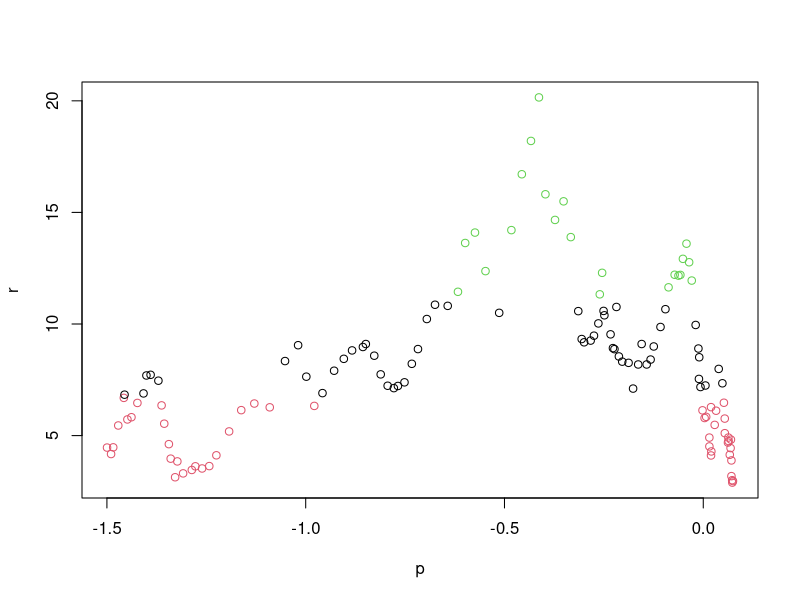

Source code (R):
# Set Directory
setwd("D:/TB_33_34_48")
getwd()

# Include the dplyr library
install.packages("dplyr")
library(dplyr)

# Get data from csv, and show first 10 rows of data
data <- read.csv("Money.csv", sep = ',')
sample_n(data[2:4], 10)

# Run K-Means algoritma in the dataset
cl<-kmeans(data[2:4], 3)
cl

# To access the values in the kmeans model
cl$size

# Create the plot
plot(data[3:4], col = cl$cluster)

# Give some attracted property to the plot
points(cl$centers, col = 1:2, pch = 8, cex = 2)
cl$centers

#View the data and cluster number in a new table
result <- data.frame(data,cl$cluster)
View(result)
